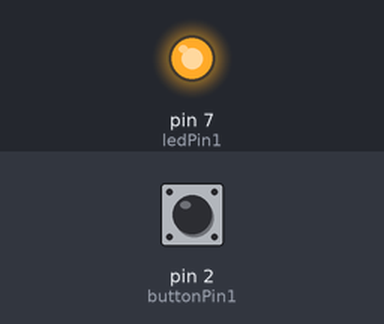
The program below on a simulated Arduino Uno, built with avr-gcc and run on an emulated ATmega328P. Shown: output pins drawn as LEDs (lit = HIGH). The inputs (shaded band) are chosen by the test bench; at power-on: pin 2 (buttonPin1) HIGH.

Above: at 1.2 s.
1.3 s: pin 2 (buttonPin1) pulled LOW for 0.15 s
At 1.9 s:
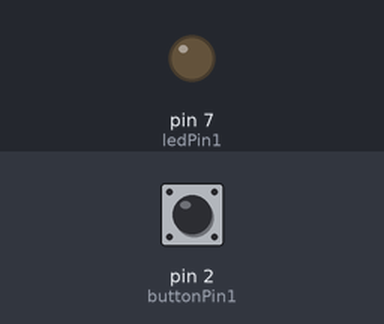
2.9 s: pin 2 (buttonPin1) pulled LOW for 1 s
At 4.3 s:
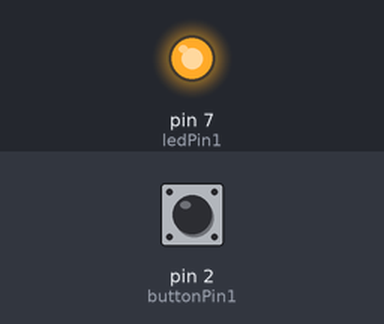
5.4 s: pin 2 (buttonPin1) pulled LOW for 3.2 s
At 6.2 s:
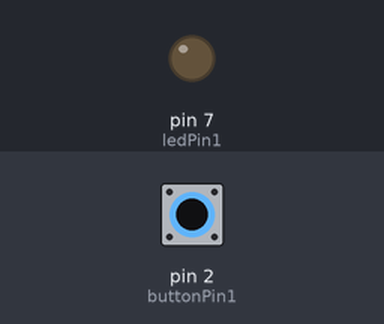
Timing chart, 0 to 8.4 s (numbered marks = the images above; inputs shaded):
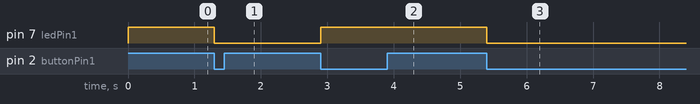

Measured:
- after the input at 1.3 s, pin 7 (ledPin1): HIGH → LOW at once
- after the input at 2.9 s, pin 7 (ledPin1): LOW → HIGH at once
- after the input at 5.4 s, pin 7 (ledPin1): HIGH → LOW at once

The program:

main.cpp
```cpp
#include <Arduino.h>

const int buttonPin1 = 2; // the number of the pushbutton pin
const int ledPin1 = 7;	  // the number of the LED pin

// const int buttonPin2 = 12;
// const int ledPin2 = 6;

int reading2 = 0;

int state = HIGH;	// the current state of the output pin
int reading = 0;	// the current reading from the input pin
int previous = LOW; // the previous reading from the input pin

long time = 0;		 // the last time the output pin was toggled
long debounce = 500; // the debounce time, increase if the output flickers

void setup()
{
	pinMode(ledPin1, OUTPUT);
	// pinMode(ledPin2, OUTPUT);
	pinMode(buttonPin1, INPUT);
	// pinMode(buttonPin2, INPUT);
}

void loop()
{
	reading = digitalRead(buttonPin1);

	// if the input just went from LOW and HIGH and we've waited long enough
	// to ignore any noise on the circuit, toggle the output pin and remember
	// the time
	if (reading == LOW && previous == HIGH && millis() - time > debounce)
	{
		if (state == LOW)
			state = HIGH;
		else
			state = LOW;
		time = millis();
	}
	digitalWrite(ledPin1, state);

	previous = reading;

	// if (reading == LOW)
	// {
	// 	digitalWrite(ledPin1, HIGH);
	// }
	// else
	// {
	// 	digitalWrite(ledPin1, LOW);
	// }

	// reading2 = digitalRead(buttonPin2);

	// if (reading2 == LOW)
	// {
	// 	digitalWrite(ledPin2, HIGH);
	// }
	// else
	// {
	// 	digitalWrite(ledPin2, LOW);
	// }
}
```
